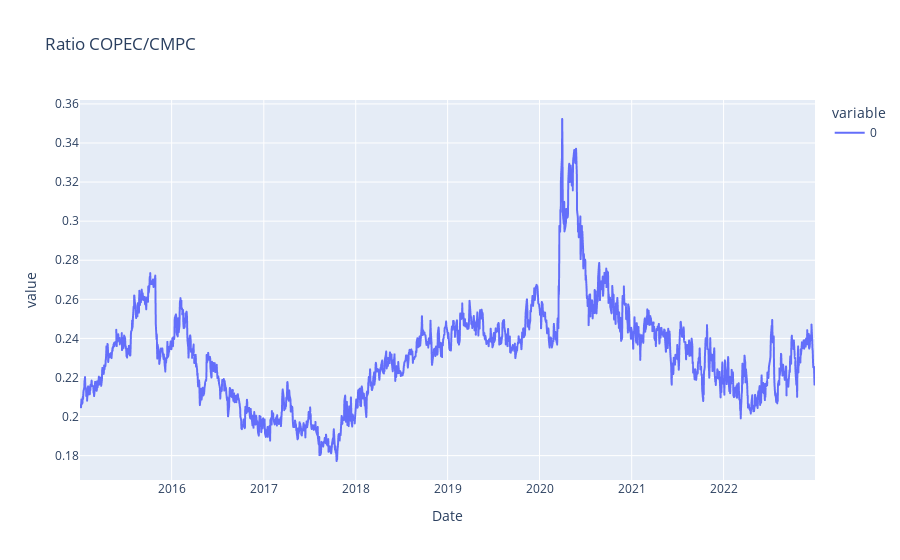

The code cell stored with this chart in its notebook:
### Markdown cell above
We now perform for the two stocks a linear regression of the form:
$$ Y = \beta X + \varepsilon $$

### Code cell
# Linear regresion input

ratio = data["COPEC.SN"]/data["CMPC.SN"]
fig = px.line(ratio, title='Ratio COPEC/CMPC')
fig.show()

### Figure 1 — Plotly figure (JSON) as saved in the notebook; plotly's stock layout.template omitted (floating-point values rounded to 4 significant figures; data arrays with more than 128 entries replaced by an {"elided": "..."} marker saying what was removed)
{"data": [{"hovertemplate": "variable=0<br>Date=%{x}<br>value=%{y}<extra></extra>", "legendgroup": "0", "line": {"color": "#636efa", "dash": "solid"}, "marker": {"symbol": "circle"}, "mode": "lines", "name": "0", "showlegend": true, "type": "scattergl", "x": {"elided": "1994 str values"}, "xaxis": "x", "y": {"elided": "1994 float values"}, "yaxis": "y"}], "layout": {"legend": {"title": {"text": "variable"}, "tracegroupgap": 0}, "title": {"text": "Ratio COPEC/CMPC"}, "xaxis": {"anchor": "y", "domain": [0, 1], "title": {"text": "Date"}}, "yaxis": {"anchor": "x", "domain": [0, 1], "title": {"text": "value"}}}}
